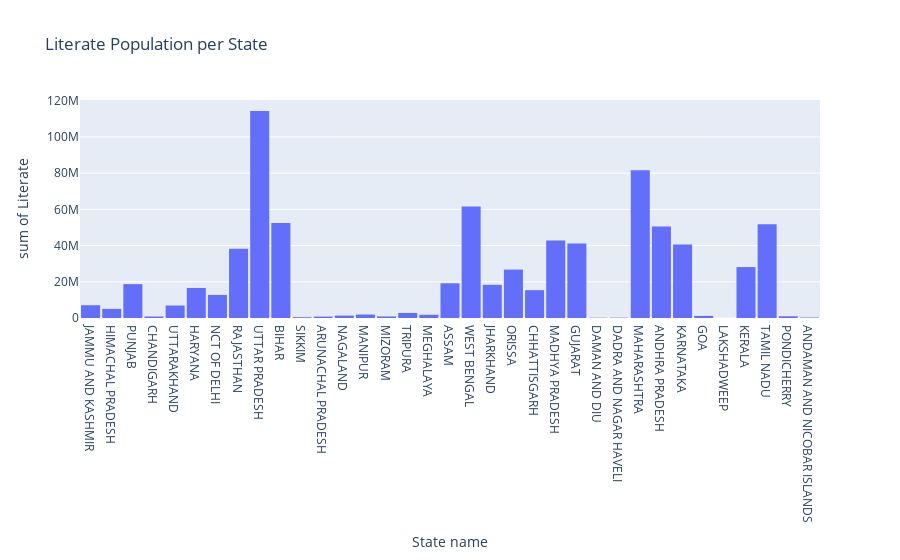

Here is the notebook cell this chart was saved with:
### Markdown cell above
#### Now, let's explore number of literate people residing in every state as literacy rate is directly Corrolated by regular medical check ups.

### Code cell
fig = px. histogram(data,
                   x = "State name",
                   y = "Literate",
                   title = "Literate Population per State")
fig.update_layout(bargap = 0.1)
fig.show()

### Figure 1 — Plotly figure (JSON) as saved in the notebook; plotly's stock layout.template omitted (floating-point values rounded to 4 significant figures; data arrays with more than 128 entries replaced by an {"elided": "..."} marker saying what was removed)
{"data": [{"alignmentgroup": "True", "bingroup": "x", "histfunc": "sum", "hovertemplate": "State name=%{x}<br>sum of Literate=%{y}<extra></extra>", "legendgroup": "", "marker": {"color": "#636efa", "pattern": {"shape": ""}}, "name": "", "offsetgroup": "", "orientation": "v", "showlegend": false, "type": "histogram", "x": {"elided": "640 str values"}, "xaxis": "x", "y": {"elided": "640 int values"}, "yaxis": "y"}], "layout": {"bargap": 0.1, "barmode": "relative", "legend": {"tracegroupgap": 0}, "title": {"text": "Literate Population per State"}, "xaxis": {"anchor": "y", "domain": [0, 1], "title": {"text": "State name"}}, "yaxis": {"anchor": "x", "domain": [0, 1], "title": {"text": "sum of Literate"}}}}
